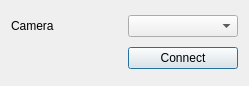
<?xml version="1.0" encoding="UTF-8"?>
<ui version="4.0">
 <class>VideoConnectionDialog</class>
 <widget class="QDialog" name="VideoConnectionDialog">
  <property name="geometry">
   <rect>
    <x>0</x>
    <y>0</y>
    <width>249</width>
    <height>86</height>
   </rect>
  </property>
  <property name="windowTitle">
   <string>Dialog</string>
  </property>
  <layout class="QGridLayout" name="gridLayout">
   <item row="1" column="1">
    <widget class="QPushButton" name="pushButtonConnect">
     <property name="text">
      <string>Connect</string>
     </property>
     <property name="checkable">
      <bool>true</bool>
     </property>
    </widget>
   </item>
   <item row="0" column="0">
    <widget class="QLabel" name="labelCamera">
     <property name="text">
      <string>Camera</string>
     </property>
    </widget>
   </item>
   <item row="0" column="1">
    <widget class="QComboBox" name="comboBoxCamera"/>
   </item>
  </layout>
 </widget>
 <resources/>
 <connections/>
</ui>
